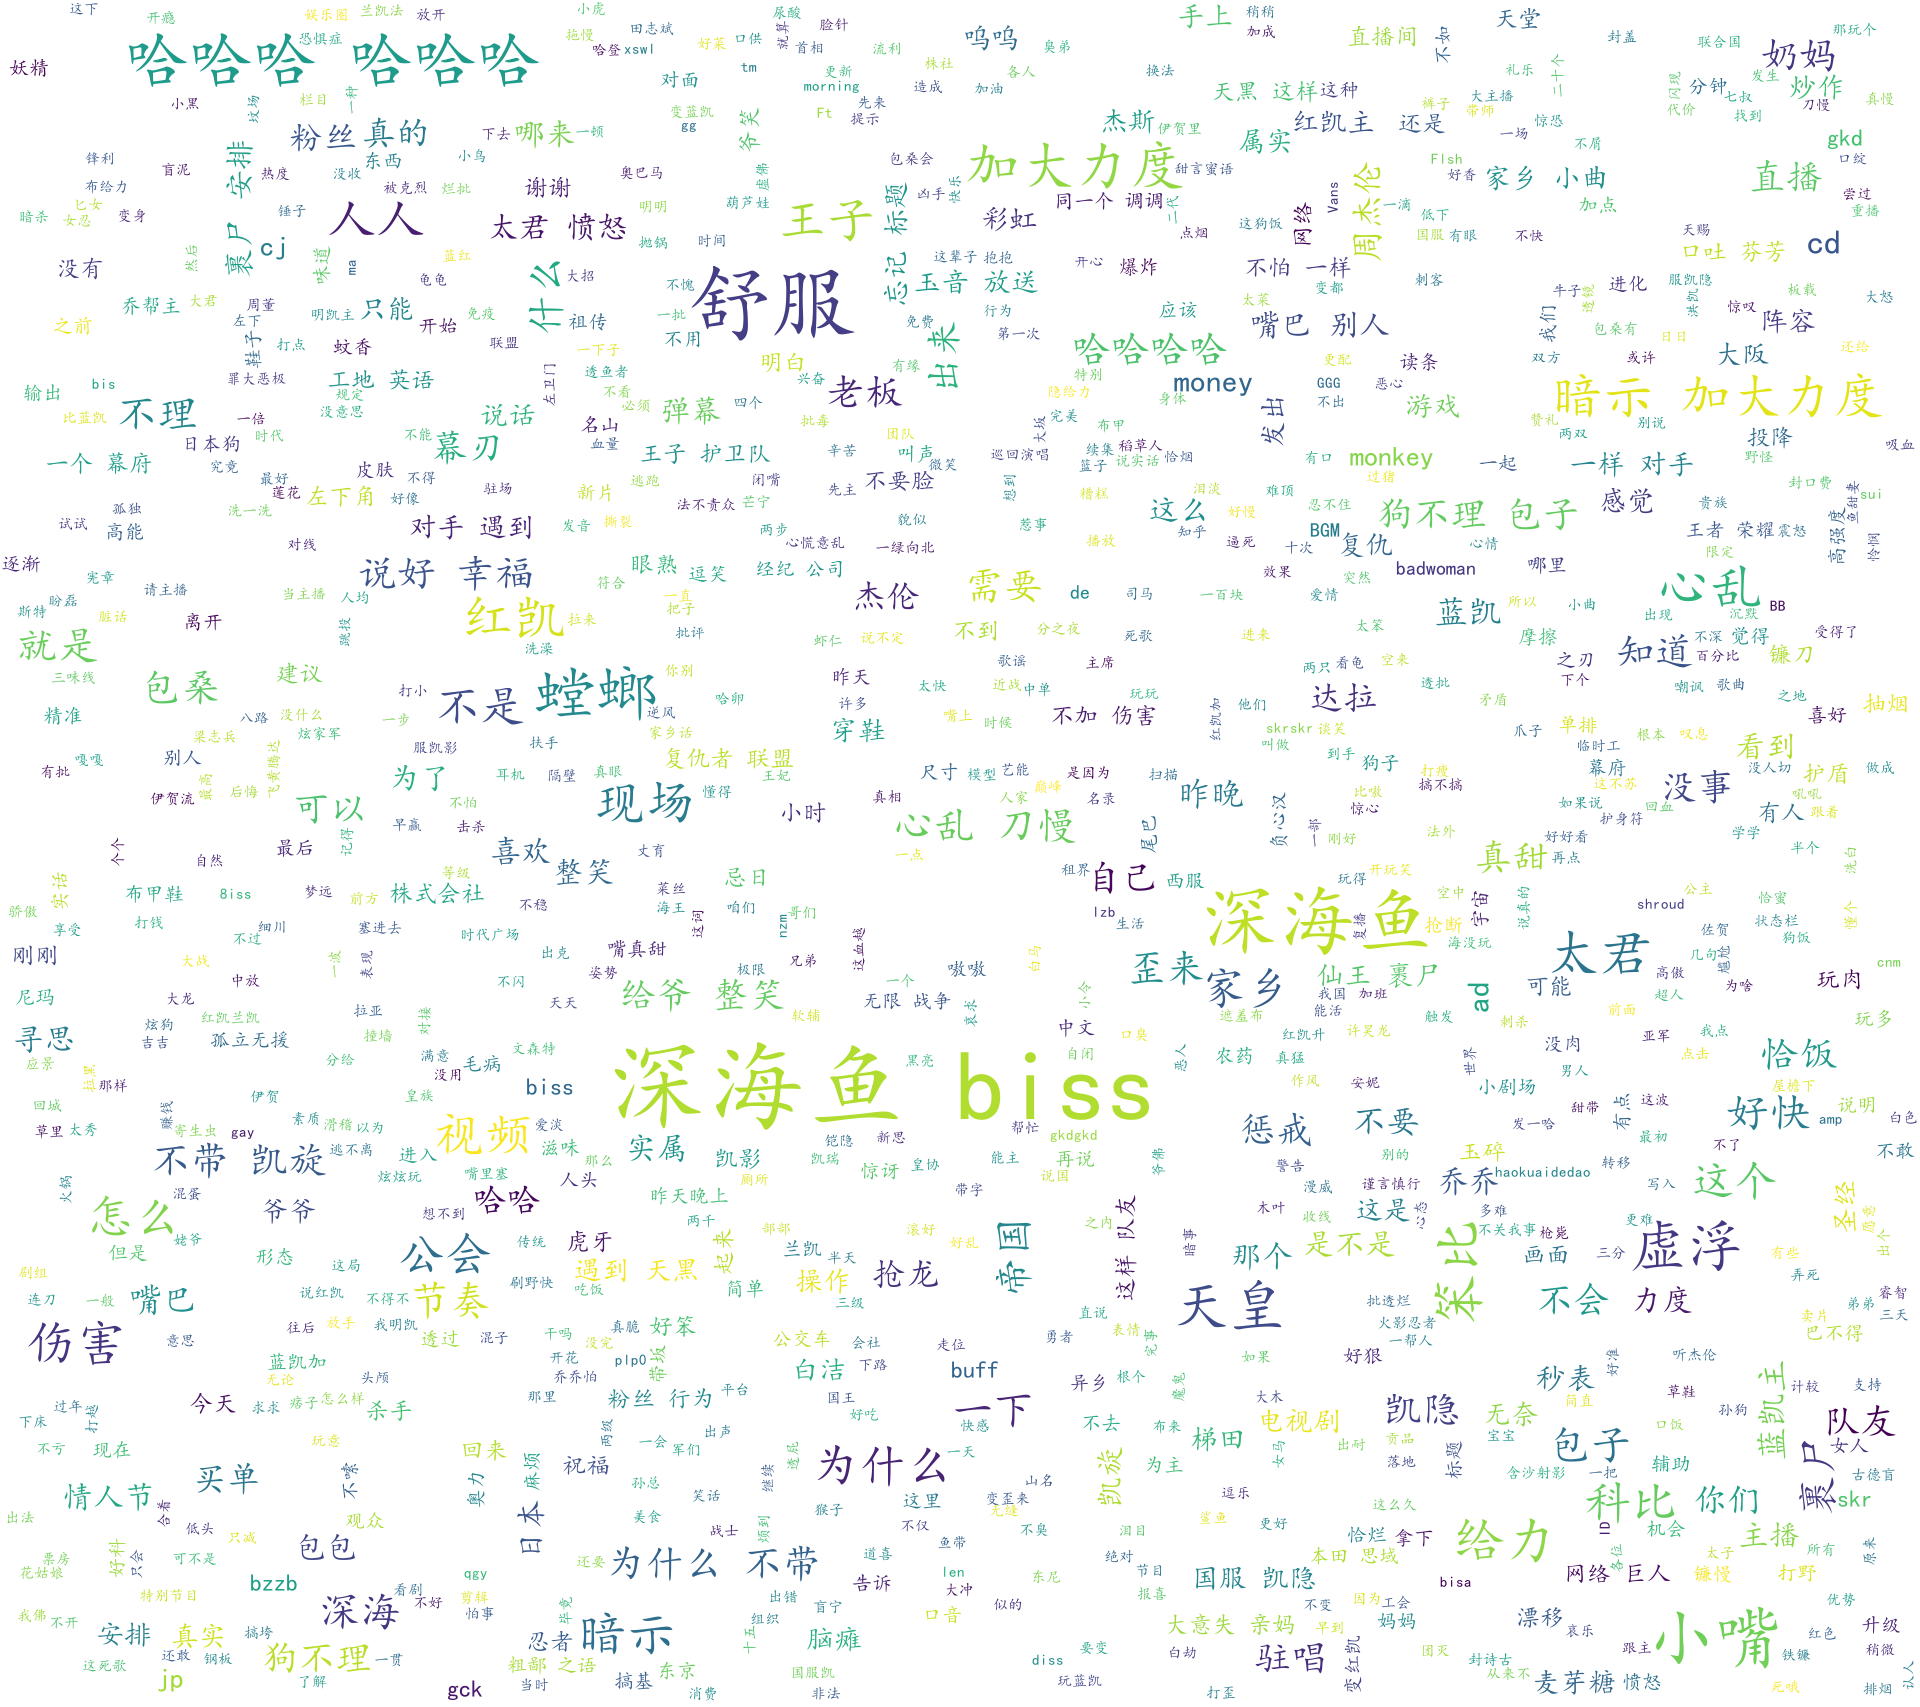

Write the Python code that produced this figure.
import re

import jieba
import matplotlib.pyplot as plt
import numpy as np
import requests
from PIL import Image
from wordcloud import ImageColorGenerator, WordCloud


#可通过输入的b站视频url爬取该视频的弹幕并稍作词云分析
#词云背景还有些问题

def get_bulletscreen(origin_url):
    headers={
        'User-Agent': 'Mozilla/5.0 (Windows NT 10.0; Win64; x64) AppleWebKit/537.36 (KHTML, like Gecko) Chrome/71.0.3578.98 Safari/537.36'
    }
    
    response=requests.get(origin_url,headers=headers)
    cid = re.findall(r'cid=(\d+)&aid', response.text)[0]#用正则将有效信息分离出来
    result_url='https://comment.bilibili.com/'+cid+'.xml'
    response=requests.get(result_url,headers=headers)
    
    response.encoding=response.apparent_encoding
    #一开始保存下来的txt总是乱码，改成utf-8，后来调试的时候看到response有个apparent_encoding，google一下了才知道要这么加一句
    
    datas = re.findall(r'<d.*?>(.*?)</d>', response.text)
    with open('bilibili_bulletscreen'+cid+'.txt','w',encoding='utf-8') as f:
        for data in datas:
            f.write(data+'\n')

    global file_path
    file_path='bilibili_bulletscreen'+cid+'.txt'

def data_analyze(file_path):
    background=np.array(Image.open('background.jpg'))
    text = open(file_path,'r',encoding='UTF-8').read()
    result_text=jieba_text(text)

    wc=WordCloud(
    background_color="white",
    max_words=1800,
    mask=background,#设置图片的背景
    max_font_size=100,
    font_path='C:/Windows/Fonts/simkai.ttf'#用系统自带的中文，wordcloud默认不识别中文
    ).generate(result_text)#初始化词云图片的一些参数

    image_colors=ImageColorGenerator(background)
    plt.imshow(wc,interpolation='bilinear')
    plt.axis('off')
    plt.show()

    plt.axis("off")
    plt.imshow(background,cmap=plt.cm.gray)#咋这个background和没加一样？佛啦
    wc.to_file('bilibili_bulletscreen.png')

#jieba中文分词使得词云显示不是显示一整句话
def jieba_text(text):
    jieba.add_word("啤站")#添加停词，啤梨啤梨，干杯（笑）
    mywordlist=[]
    seg_list=jieba.cut(text,cut_all=False)
    #将一个generator的内容用 / 连接
    listStr='/'.join(seg_list)
    #打开停用词表
    f_stop=open('stopwords.txt',encoding="utf8")
    try:
        f_stop_text=f_stop.read()
    finally:
        f_stop.close()
    
    f_stop_seg_list=f_stop_text.split("\n")

    for myword in listStr.split('/'):#去除停词
        if not(myword.split()) in f_stop_seg_list and len(myword.strip())>1:
            mywordlist.append(myword)
    return ' '.join(mywordlist)

if __name__ == '__main__':
    file_path=''
    url=input('input the url of the bilibili video:')
    get_bulletscreen(url)#内有方法给file_path赋值
    data_analyze(file_path)
